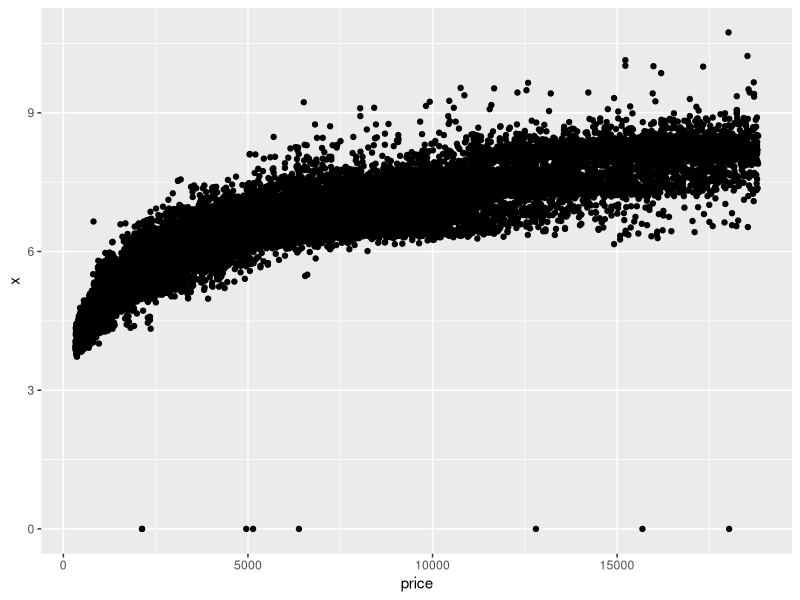
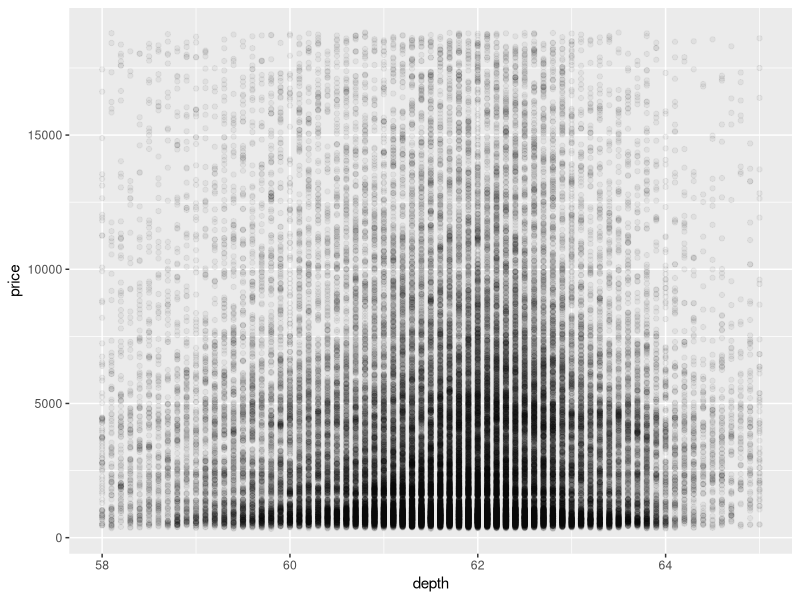
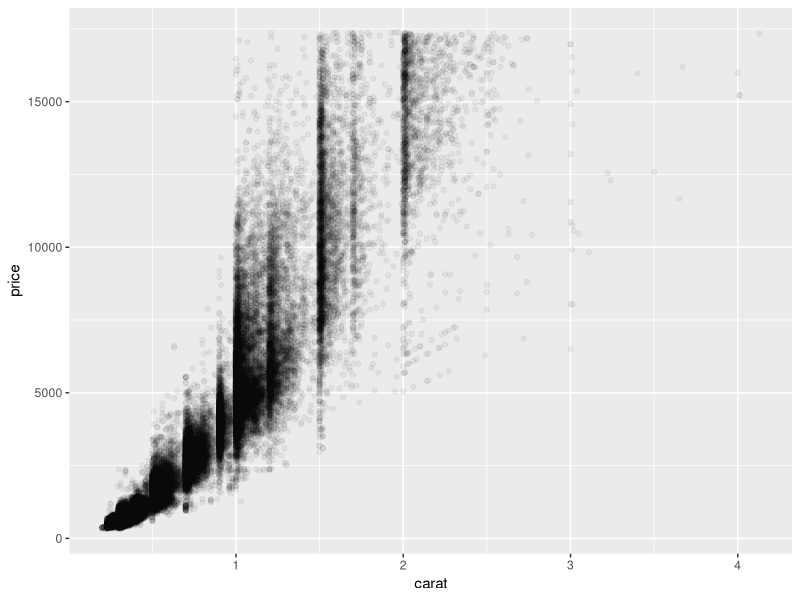
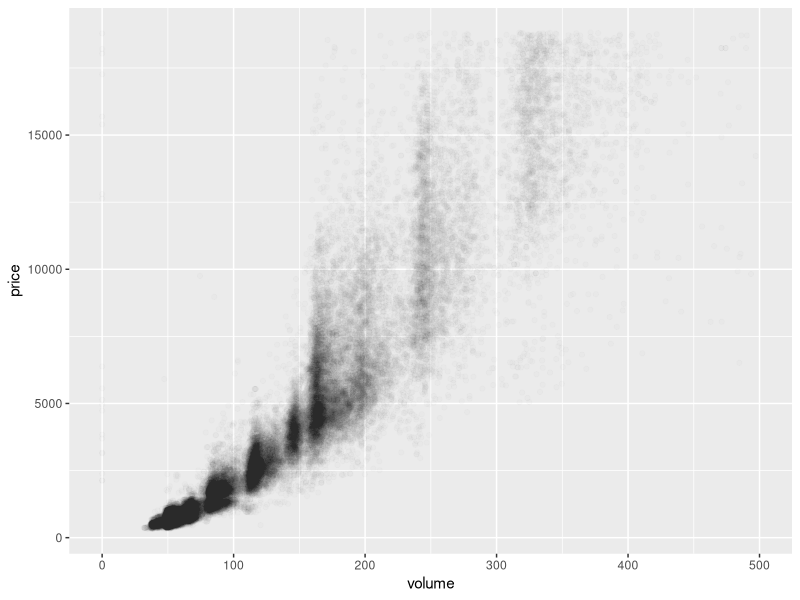
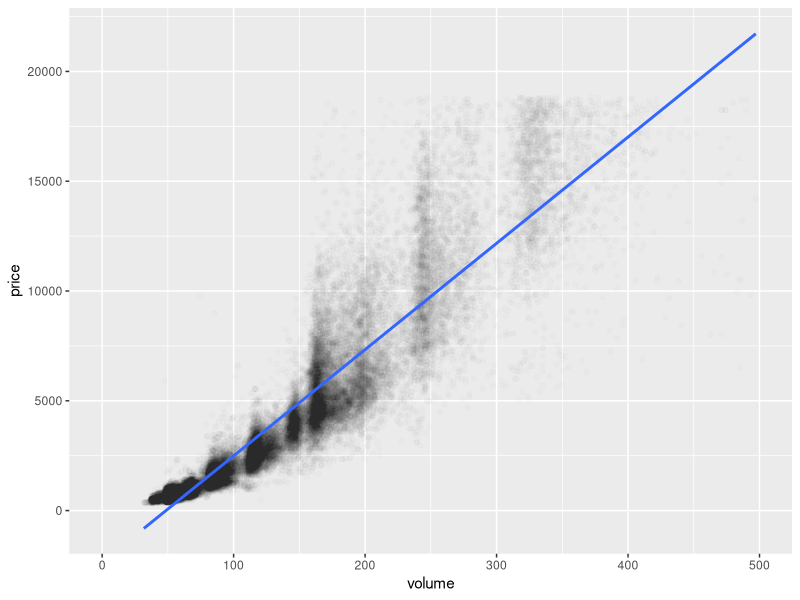
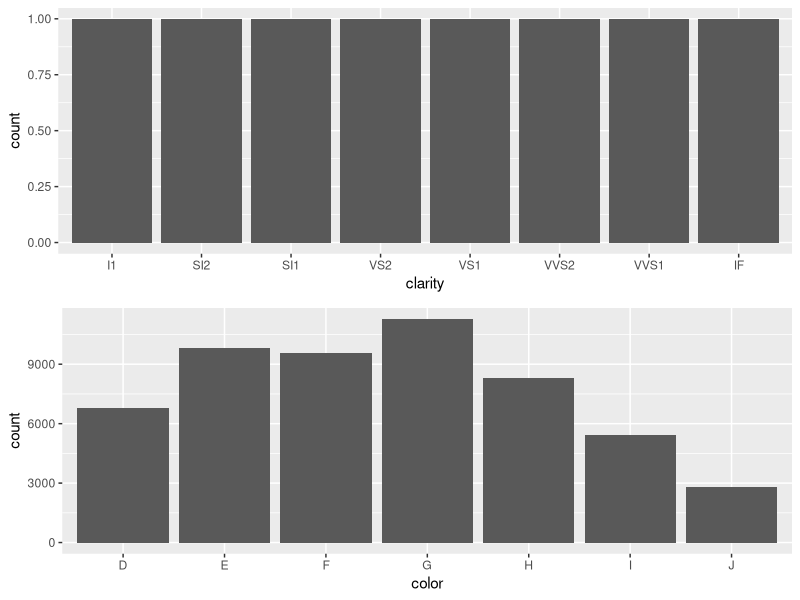

These charts were generated, in order, by the following R code:
## ---- chunk 1
setwd("C:/Users/Christopher/Desktop/Nanodegree/P4-EDA")
knitr::opts_chunk$set(echo = TRUE)
library(dplyr, tidyr)
library(ggplot2)
## ---- chunk 2
ggplot(aes(x = price, y = x), data=diamonds) +
  geom_point()
## ---- chunk 3
cor.test(diamonds$price, diamonds$x)
cor.test(diamonds$price, diamonds$y)
cor.test(diamonds$price, diamonds$z)
## ---- chunk 4
ggplot(aes(x = depth, y = price), data=diamonds) +
  geom_point(alpha=.05) +
  xlim(c(58,65))

cor.test(diamonds$price, diamonds$depth)
## ---- chunk 5
ggplot(aes(x = carat, y = price), 
       data=subset(diamonds, price < quantile(price, .99) 
                   & carat < quantile(price, .99))) +
  geom_point(alpha=.05)
## ---- chunk 6
diamonds$volume = diamonds$x*diamonds$y*diamonds$z

ggplot(aes(x = volume, y = price), data=diamonds) +
  geom_point(alpha=.01) +
  xlim(c(0, 500))


library(plyr)
count(diamonds$volume == 0) #yields 20 values
detach("package:plyr", unload=TRUE)

affordable = subset(diamonds, volume>0 & volume <= 800)
cor.test(affordable$volume, affordable$price)
## ---- chunk 7
ggplot(aes(x = volume, y = price), data=affordable) +
  geom_point(alpha=.01) +
  xlim(c(0, 500)) +
  geom_smooth(method = "lm")
## ---- chunk 8
diamondsByClarity <- diamonds %>% group_by(clarity) %>% 
  summarize(mean_price = mean(price), 
            median_price = median(price), 
            min_price = min(price),
            max_price = max(price),
            n = n())
## ---- chunk 9
library(gridExtra)
diamonds_by_clarity <- group_by(diamonds, clarity)
diamonds_mp_by_clarity <- summarise(diamonds_by_clarity, mean_price = mean(price))
p1 = ggplot(aes(x=clarity), y=mean_price, data=diamonds_mp_by_clarity) +
  geom_bar()


diamonds_by_color <- group_by(diamonds, color)
diamonds_mp_by_color <- summarise(diamonds_by_color, mean_price = mean(price))
p2 = ggplot(aes(x=color), y = mean_price, data=diamonds_by_color) +
  geom_bar()
grid.arrange(p1, p2)
